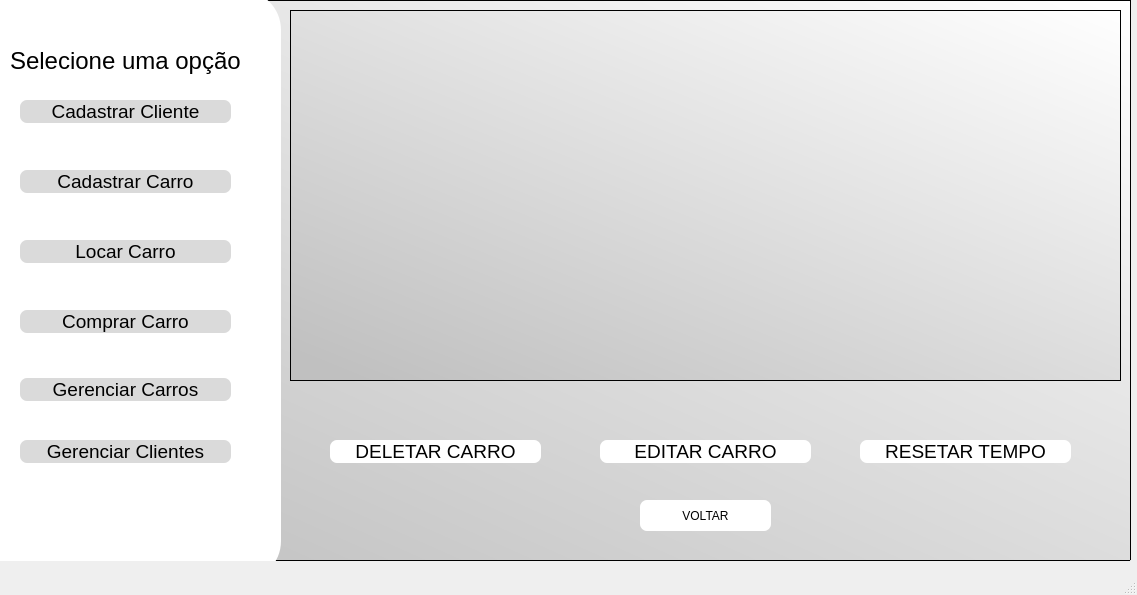
<?xml version="1.0" encoding="UTF-8"?>
<ui version="4.0">
 <class>MainWindow</class>
 <widget class="QMainWindow" name="MainWindow">
  <property name="geometry">
   <rect>
    <x>0</x>
    <y>0</y>
    <width>1137</width>
    <height>595</height>
   </rect>
  </property>
  <property name="windowTitle">
   <string>MainWindow</string>
  </property>
  <widget class="QWidget" name="centralwidget">
   <widget class="QFrame" name="frame">
    <property name="geometry">
     <rect>
      <x>-20</x>
      <y>0</y>
      <width>1151</width>
      <height>561</height>
     </rect>
    </property>
    <property name="styleSheet">
     <string notr="true">background-color: qlineargradient(spread:pad, x1:0.085, y1:1, x2:1, y2:0, stop:0 rgba(192, 192, 192, 255), stop:1 rgba(255, 255, 255, 255));</string>
    </property>
    <property name="frameShape">
     <enum>QFrame::StyledPanel</enum>
    </property>
    <property name="frameShadow">
     <enum>QFrame::Raised</enum>
    </property>
    <widget class="QFrame" name="frame_2">
     <property name="geometry">
      <rect>
       <x>-60</x>
       <y>-10</y>
       <width>361</width>
       <height>591</height>
      </rect>
     </property>
     <property name="styleSheet">
      <string notr="true">background-color: rgb(255, 255, 255);
border-radius:40;</string>
     </property>
     <property name="frameShape">
      <enum>QFrame::StyledPanel</enum>
     </property>
     <property name="frameShadow">
      <enum>QFrame::Raised</enum>
     </property>
     <widget class="QPushButton" name="cad_btn">
      <property name="geometry">
       <rect>
        <x>100</x>
        <y>110</y>
        <width>211</width>
        <height>23</height>
       </rect>
      </property>
      <property name="font">
       <font>
        <pointsize>14</pointsize>
       </font>
      </property>
      <property name="cursor">
       <cursorShape>PointingHandCursor</cursorShape>
      </property>
      <property name="styleSheet">
       <string notr="true">background-color: rgb(218, 218, 218);
color: rgb(0, 0, 0);
border-radius:7;</string>
      </property>
      <property name="text">
       <string>Cadastrar Cliente</string>
      </property>
     </widget>
     <widget class="QPushButton" name="cadcar_btn">
      <property name="geometry">
       <rect>
        <x>100</x>
        <y>180</y>
        <width>211</width>
        <height>23</height>
       </rect>
      </property>
      <property name="font">
       <font>
        <pointsize>14</pointsize>
       </font>
      </property>
      <property name="cursor">
       <cursorShape>PointingHandCursor</cursorShape>
      </property>
      <property name="styleSheet">
       <string notr="true">background-color: rgb(218, 218, 218);
color: rgb(0, 0, 0);
border-radius:7;</string>
      </property>
      <property name="text">
       <string>Cadastrar Carro</string>
      </property>
     </widget>
     <widget class="QPushButton" name="loc_car">
      <property name="geometry">
       <rect>
        <x>100</x>
        <y>250</y>
        <width>211</width>
        <height>23</height>
       </rect>
      </property>
      <property name="font">
       <font>
        <pointsize>14</pointsize>
       </font>
      </property>
      <property name="cursor">
       <cursorShape>PointingHandCursor</cursorShape>
      </property>
      <property name="styleSheet">
       <string notr="true">background-color: rgb(218, 218, 218);
color: rgb(0, 0, 0);
border-radius:7;</string>
      </property>
      <property name="text">
       <string>Locar Carro</string>
      </property>
     </widget>
     <widget class="QPushButton" name="comprar_car">
      <property name="geometry">
       <rect>
        <x>100</x>
        <y>320</y>
        <width>211</width>
        <height>23</height>
       </rect>
      </property>
      <property name="font">
       <font>
        <pointsize>14</pointsize>
       </font>
      </property>
      <property name="cursor">
       <cursorShape>PointingHandCursor</cursorShape>
      </property>
      <property name="styleSheet">
       <string notr="true">background-color: rgb(218, 218, 218);
color: rgb(0, 0, 0);
border-radius:7;</string>
      </property>
      <property name="text">
       <string>Comprar Carro</string>
      </property>
     </widget>
     <widget class="QLabel" name="label">
      <property name="geometry">
       <rect>
        <x>90</x>
        <y>50</y>
        <width>231</width>
        <height>41</height>
       </rect>
      </property>
      <property name="font">
       <font>
        <pointsize>18</pointsize>
       </font>
      </property>
      <property name="text">
       <string>Selecione uma opção</string>
      </property>
     </widget>
     <widget class="QPushButton" name="pushButton_5">
      <property name="geometry">
       <rect>
        <x>100</x>
        <y>388</y>
        <width>211</width>
        <height>23</height>
       </rect>
      </property>
      <property name="font">
       <font>
        <pointsize>14</pointsize>
       </font>
      </property>
      <property name="cursor">
       <cursorShape>PointingHandCursor</cursorShape>
      </property>
      <property name="styleSheet">
       <string notr="true">background-color: rgb(218, 218, 218);
color: rgb(0, 0, 0);
border-radius:7;</string>
      </property>
      <property name="text">
       <string>Gerenciar Carros</string>
      </property>
     </widget>
     <widget class="QPushButton" name="ger_cli">
      <property name="geometry">
       <rect>
        <x>100</x>
        <y>450</y>
        <width>211</width>
        <height>23</height>
       </rect>
      </property>
      <property name="font">
       <font>
        <pointsize>14</pointsize>
       </font>
      </property>
      <property name="cursor">
       <cursorShape>PointingHandCursor</cursorShape>
      </property>
      <property name="styleSheet">
       <string notr="true">background-color: rgb(218, 218, 218);
color: rgb(0, 0, 0);
border-radius:7;</string>
      </property>
      <property name="text">
       <string>Gerenciar Clientes</string>
      </property>
     </widget>
    </widget>
    <widget class="QTableWidget" name="tableWidget">
     <property name="geometry">
      <rect>
       <x>310</x>
       <y>10</y>
       <width>831</width>
       <height>371</height>
      </rect>
     </property>
    </widget>
    <widget class="QPushButton" name="delet_btn">
     <property name="geometry">
      <rect>
       <x>350</x>
       <y>440</y>
       <width>211</width>
       <height>23</height>
      </rect>
     </property>
     <property name="font">
      <font>
       <pointsize>14</pointsize>
      </font>
     </property>
     <property name="cursor">
      <cursorShape>PointingHandCursor</cursorShape>
     </property>
     <property name="styleSheet">
      <string notr="true">;
background-color: rgb(255, 255, 255);
color: rgb(0, 0, 0);
border-radius:7;</string>
     </property>
     <property name="text">
      <string>DELETAR CARRO</string>
     </property>
    </widget>
    <widget class="QPushButton" name="edit_btn">
     <property name="geometry">
      <rect>
       <x>620</x>
       <y>440</y>
       <width>211</width>
       <height>23</height>
      </rect>
     </property>
     <property name="font">
      <font>
       <pointsize>14</pointsize>
      </font>
     </property>
     <property name="cursor">
      <cursorShape>PointingHandCursor</cursorShape>
     </property>
     <property name="styleSheet">
      <string notr="true">;
background-color: rgb(255, 255, 255);
color: rgb(0, 0, 0);
border-radius:7;</string>
     </property>
     <property name="text">
      <string>EDITAR CARRO</string>
     </property>
    </widget>
    <widget class="QPushButton" name="voltar_gerenciar">
     <property name="geometry">
      <rect>
       <x>660</x>
       <y>500</y>
       <width>131</width>
       <height>31</height>
      </rect>
     </property>
     <property name="cursor">
      <cursorShape>PointingHandCursor</cursorShape>
     </property>
     <property name="styleSheet">
      <string notr="true">background-color: rgb(255, 255, 255);
color: rgb(0, 0, 0);
border-radius:7;
</string>
     </property>
     <property name="text">
      <string>VOLTAR</string>
     </property>
    </widget>
    <widget class="QPushButton" name="reset_btn">
     <property name="geometry">
      <rect>
       <x>880</x>
       <y>440</y>
       <width>211</width>
       <height>23</height>
      </rect>
     </property>
     <property name="font">
      <font>
       <pointsize>14</pointsize>
      </font>
     </property>
     <property name="cursor">
      <cursorShape>PointingHandCursor</cursorShape>
     </property>
     <property name="styleSheet">
      <string notr="true">;
background-color: rgb(255, 255, 255);
color: rgb(0, 0, 0);
border-radius:7;</string>
     </property>
     <property name="text">
      <string>RESETAR TEMPO</string>
     </property>
    </widget>
   </widget>
  </widget>
  <widget class="QMenuBar" name="menubar">
   <property name="geometry">
    <rect>
     <x>0</x>
     <y>0</y>
     <width>1137</width>
     <height>21</height>
    </rect>
   </property>
  </widget>
  <widget class="QStatusBar" name="statusbar"/>
 </widget>
 <resources/>
 <connections/>
</ui>
